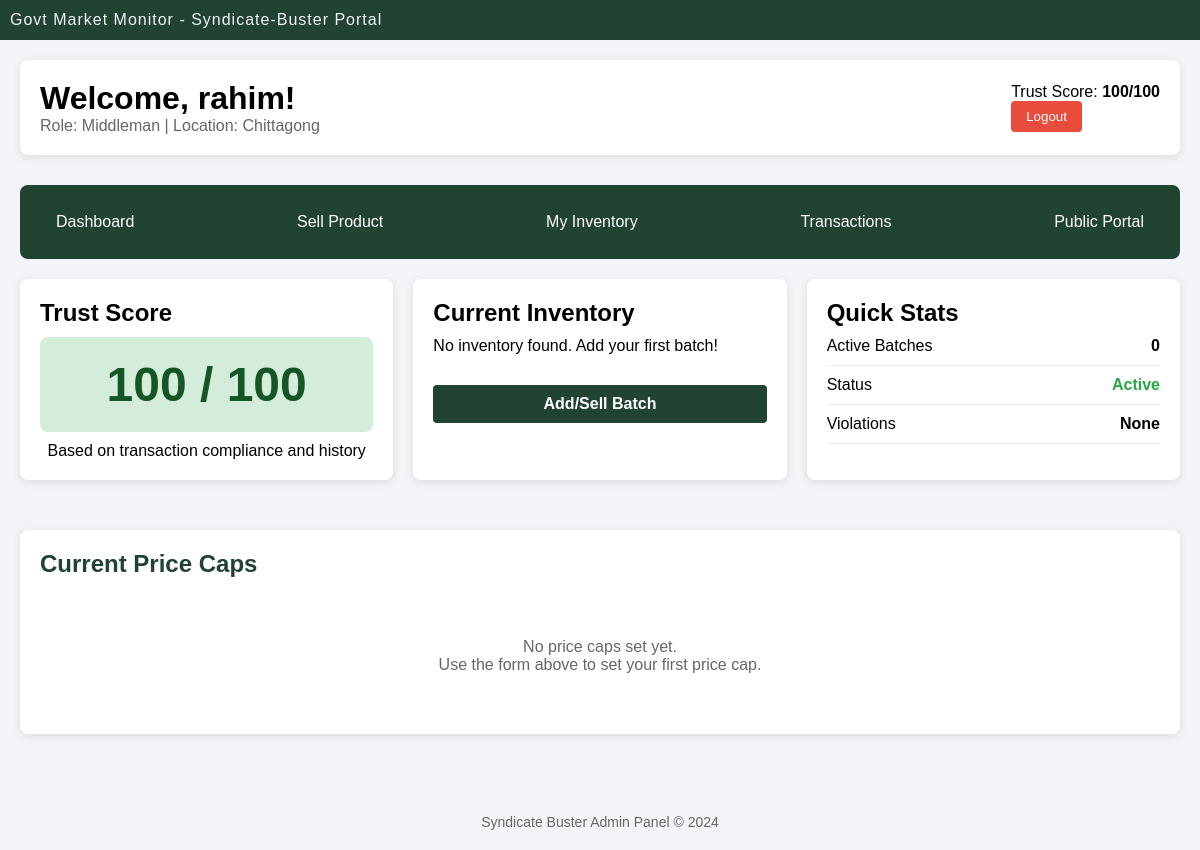
/vendorDashboard.php (signed in), run on the app's committed database.
### tables this page shows
CREATE TABLE `users` (
  `user_id` int(11) NOT NULL,
  `username` varchar(100) NOT NULL,
  `email` varchar(100) NOT NULL,
  `phone` varchar(11) DEFAULT NULL CHECK (`phone` regexp '^[0-9]{11}$'),
  `password` varchar(50) NOT NULL,
  `role_id` int(11) DEFAULT NULL,
  `status` varchar(20) DEFAULT 'Active' CHECK (`status` in ('Active','inactive','Suspended','Banned')),
  `location` varchar(50) NOT NULL,
  `trust_score` int(11) DEFAULT 100
);

CREATE TABLE `role` (
  `role_id` int(11) NOT NULL,
  `role_name` varchar(20) NOT NULL CHECK (`role_name` in ('Farmer','Middleman','Wholesaler','Retailer','Admin','Inspector'))
);

### vendorDashboard.php (the view, shortened to what this page needs)
<?php
require_once "config.php";
$user_id = $_SESSION['user_id'];
$username = $_SESSION['username'];
$user_sql = "SELECT u.*, r.role_name FROM users u
             JOIN role r ON u.role_id = r.role_id
             WHERE u.user_id = ?";
$user_stmt = $conn->prepare($user_sql);
$user_stmt->bind_param("i", $user_id);
$user_stmt->execute();
$user = $user_stmt->get_result()->fetch_assoc();
$trust_score = $user['trust_score'];
$blacklist_sql = "SELECT * FROM syndicate_blacklist WHERE seller_id = ?";
$blacklist_stmt = $conn->prepare($blacklist_sql);
$blacklist_stmt->bind_param("i", $user_id);
$blacklist_stmt->execute();
$is_blacklisted = $blacklist_stmt->get_result()->num_rows > 0;
$inventory_sql = "SELECT c.name, SUM(b.quantity) as total_quantity
                  FROM batches b
                  JOIN commodities c ON b.commodities_id = c.commodities_id
                  WHERE b.owner_id = ?
                  GROUP BY c.commodities_id";
$inventory_stmt = $conn->prepare($inventory_sql);
$inventory_stmt->bind_param("i", $user_id);
$inventory_stmt->execute();
$inventory = $inventory_stmt->get_result();
$price_caps = $conn->query("
                    SELECT c.name,c.unit_type, gpc.max_price, gpc.effective_date
                    FROM govt_price_cap gpc
                    JOIN commodities c ON gpc.commodities_id = c.commodities_id
                    ORDER BY gpc.effective_date DESC
                ");
?>
<!DOCTYPE html>
<html lang="en">
<head>
<link rel="stylesheet" href="style.css?v=<?php echo time(); ?>">
<link rel="stylesheet" href="dashboard.css?v=<?php echo time(); ?>">
</head>
<body>
    <div class="container">
        <div class="top">Govt Market Monitor - Syndicate-Buster Portal</div>
        <div class="dashboard">
            <div class="header">
                <div>
                    <h1>Welcome, <?php echo htmlspecialchars($username); ?>!</h1>
                    <p style="color: #666;">Role: <?php echo $user['role_name']; ?> | Location: <?php echo $user['location']; ?></p>
                </div>
                <div>
                    <p>Trust Score: <strong><?php echo $trust_score; ?>/100</strong></p>
                <button class="logout-btn">Logout</button>
                </div>
            </div>
            <div class="nav-menu">
                <a href="vendor_dashboard.php">Dashboard</a>
                <a href="sell_product.php">Sell Product</a>
                <a href="my_inventory.php">My Inventory</a>
                <a href="view_transactions.php">Transactions</a>
                <a href="index.php">Public Portal</a>
            </div>
            <div class="grid">
                <div class="card">
                    <h2>Trust Score</h2>
                    <?php
                    $trust_class = 'trust-green';
                    ?>
                    <div class="trust-score <?php echo $trust_class; ?>">
                        <?php echo $trust_score; ?> / 100
                    </div>
                    <p style="text-align: center; margin-top: 10px;">
                        Based on transaction compliance and history
                    </p>
                </div>
                <div class="card">
                    <h2 style="margin-bottom: 10px;">Current Inventory</h2>
                    <?php if($inventory->num_rows > 0): ?>
                        <?php while($item = $inventory->fetch_assoc()): ?>
                            <div class="inventory-item">
                                <span><?php echo $item['name']; ?></span>
                                <span><strong><?php echo $item['total_quantity']; ?> kg</strong></span>
                            </div>
                        <?php endwhile; ?>
                    <?php else: ?>
                        <p>No inventory found. Add your first batch!</p>
                    <?php endif; ?>
                    <a href="sell_product.php"  class="addSellBatchBtn">Add/Sell Batch</a>
                </div>
                <div class="card">
                    <h2>Quick Stats</h2>
                    <div class="inventory-item">
                        <span>Active Batches</span>
                        <span><strong><?php echo $inventory->num_rows; ?></strong></span>
                    </div>
                    <div class="inventory-item">
                        <span>Status</span>
                        <span style="color: <?php echo $user['status'] == 'Active' ? '#28a745' : '#dc3545'; ?>">
                            <strong><?php echo $user['status']; ?></strong>
                        </span>
                    </div>
                    <div class="inventory-item">
                        <span>Violations</span>
                        <span><strong><?php echo $is_blacklisted ? 'Yes' : 'None'; ?></strong></span>
                    </div>
                </div>
            </div>
             <div class="card">
                <h2 style="color: #214332; margin-bottom: 20px;">Current Price Caps</h2>
                <?php if($price_caps->num_rows > 0): ?>
                    <table class="data-table" style="width: 100%; border-collapse: collapse;">
                        <thead>
                            <tr>
                                <th>Commodity</th>
                                <th>Max Price</th>
                                <th>Effective Date</th>
                            </tr>
                        </thead>
                        <tbody>
                            <?php
                            $price_caps->data_seek(0);
                            while($cap = $price_caps->fetch_assoc()):
                            ?>
                            <tr>
                                <td>
                                    <div class="user-info">
                                        <div class="user-avatar" style="background-color: #28a745;">
                                            <?php echo strtoupper(substr($cap['name'], 0, 1)); ?>
                                        </div>
                                        <div class="user-details">
                                            <div class="tableBoldText"><?php echo htmlspecialchars($cap['name']); ?></div>
                                            <div class="tablesmallText">Unit: <?php echo $cap['unit_type']; ?></div>
                                        </div>
                                    </div>
                                </td>
                                <td>
                                    <div class="tableBoldText" style="color: #28a745; font-size: 18px;">
                                        ৳ <?php echo number_format($cap['max_price'], 2); ?>
                                    </div>
                                    <div class="tablesmallText">per <?php echo $cap['unit_type']; ?></div>
                                </td>
                                <td>
                                    <div class="tableBoldText"><?php echo $cap['effective_date']; ?></div>
                                    <div class="tablesmallText">
                                        <?php
                                        $today = new DateTime();
                                        $effective = new DateTime($cap['effective_date']);
                                        $interval = $today->diff($effective);
                                        if ($effective <= $today) {
                                            echo "Active for " . $interval->days . " days";
                                        } else {
                                            echo "Starts in " . $interval->days . " days";
                                        }
                                        ?>
                                    </div>
                                </td>
                            </tr>
                            <?php endwhile; ?>
                        </tbody>
                    </table>
                <?php else: ?>
                    <div style="text-align: center; padding: 40px; color: #666;">
                        <p>No price caps set yet.</p>
                        <p>Use the form above to set your first price cap.</p>
                    </div>
                <?php endif; ?>
            </div>
        </div>
          <div class="footer">
                <p>Syndicate Buster Admin Panel © 2024</p>
            </div>
    </div>
</body>
</html>

### style.css (style rules this page uses)
* { font-family: Arial, Helvetica, sans-serif; margin: 0; box-sizing: border-box; }
.container { background-color: #f2f4f7; }
.top { width: 100%; height: 40px; display: flex; flex-direction: row; justify-content: flex-start; align-items: center; color: #f2f4f7; letter-spacing: 1px; background-color: #214332; padding-left: 10px; }
.footer { text-align: center; padding: 20px; color: #666; font-size: 14px; margin-top: 20px; }
.logout-btn { background-color: #e74c3c; color: white; border: none; padding: 8px 15px; border-radius: 4px; cursor: pointer; }

### dashboard.css (style rules this page uses)
.dashboard { padding: 20px; max-width: 1200px; margin: 0 auto; }
.card { background: white; border-radius: 8px; padding: 20px; margin-bottom: 20px; box-shadow: 0 2px 10px rgba(0, 0, 0, 0.1); }
.header { display: flex; justify-content: space-between; align-items: center; margin-bottom: 30px; padding: 20px; background: white; border-radius: 8px; gap: 5px; box-shadow: 0 2px 10px rgba(0, 0, 0, 0.1); }
.addSellBatchBtn { margin-top: 30px; width: 100%; display: inline-block; padding: 10px 20px; background-color: #214332; color: white; text-decoration: none; border-radius: 4px; font-weight: bold; font-size: 16px; text-align: center; cursor: pointer; border: none; }
.nav-menu { display: flex; flex-direction: row; justify-content: space-between; align-items: center; background: #214332; padding: 20px; border-radius: 8px; margin-bottom: 20px; }
.nav-menu a { color: white; text-decoration: none; padding: 8px 16px; border-radius: 4px; }
.grid { display: grid; grid-template-columns: repeat(auto-fit, minmax(300px, 1fr)); gap: 20px; margin-bottom: 30px; }
.inventory-item { display: flex; justify-content: space-between; padding: 10px 0; border-bottom: 1px solid #eee; }
.trust-score { font-size: 48px; font-weight: bold; text-align: center; padding: 20px; border-radius: 8px; margin: 10px 0; }
.trust-green { background: #d4edda; color: #155724; }

### data on the page
users: role.role_name "Middleman", location "Chittagong", trust_score "100", status "Active"

### other printed values
$username "rahim"
$inventory->num_rows "0"
